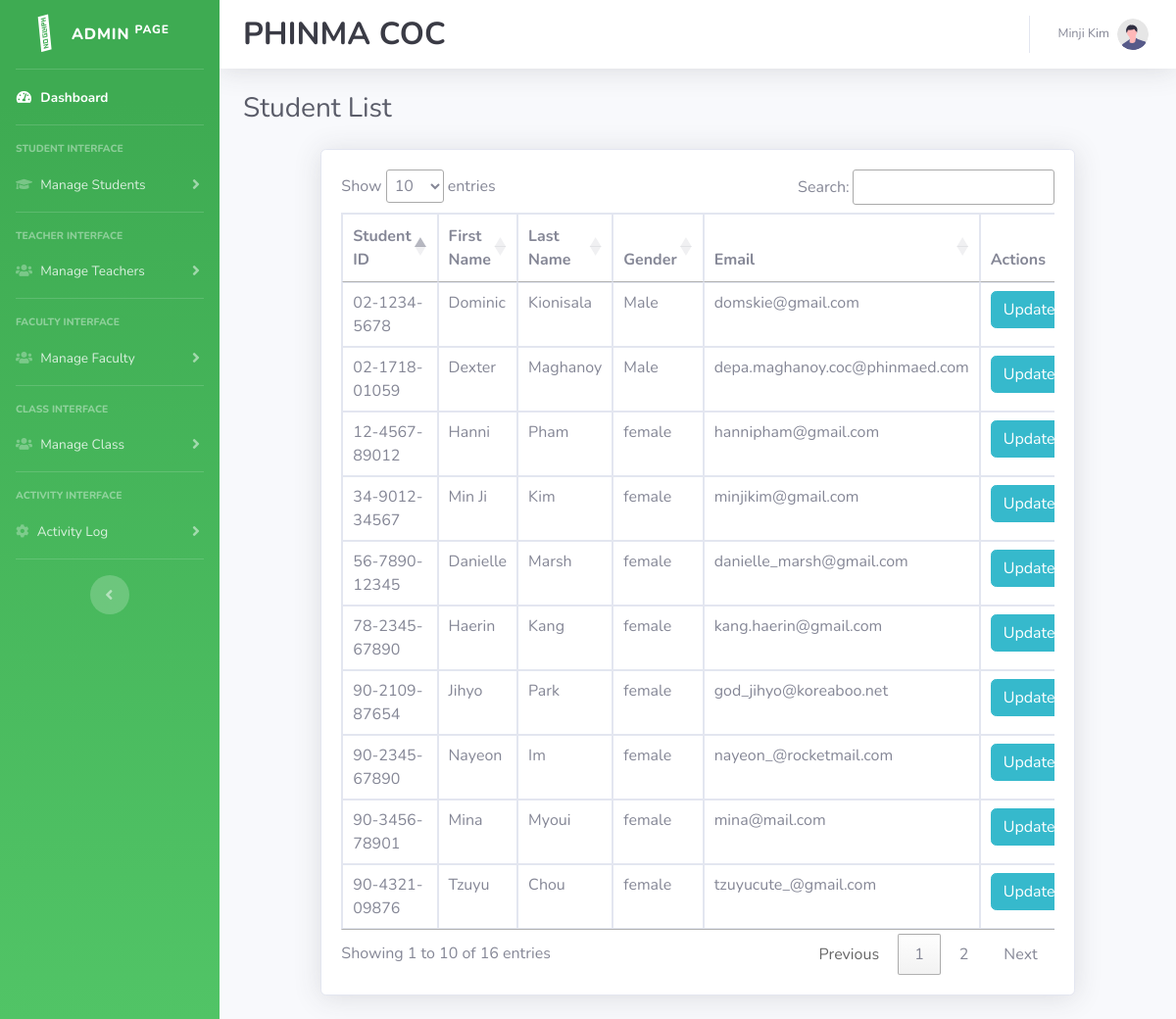
The page /admin/studentlist.php (signed in) on the database as committed earlier.
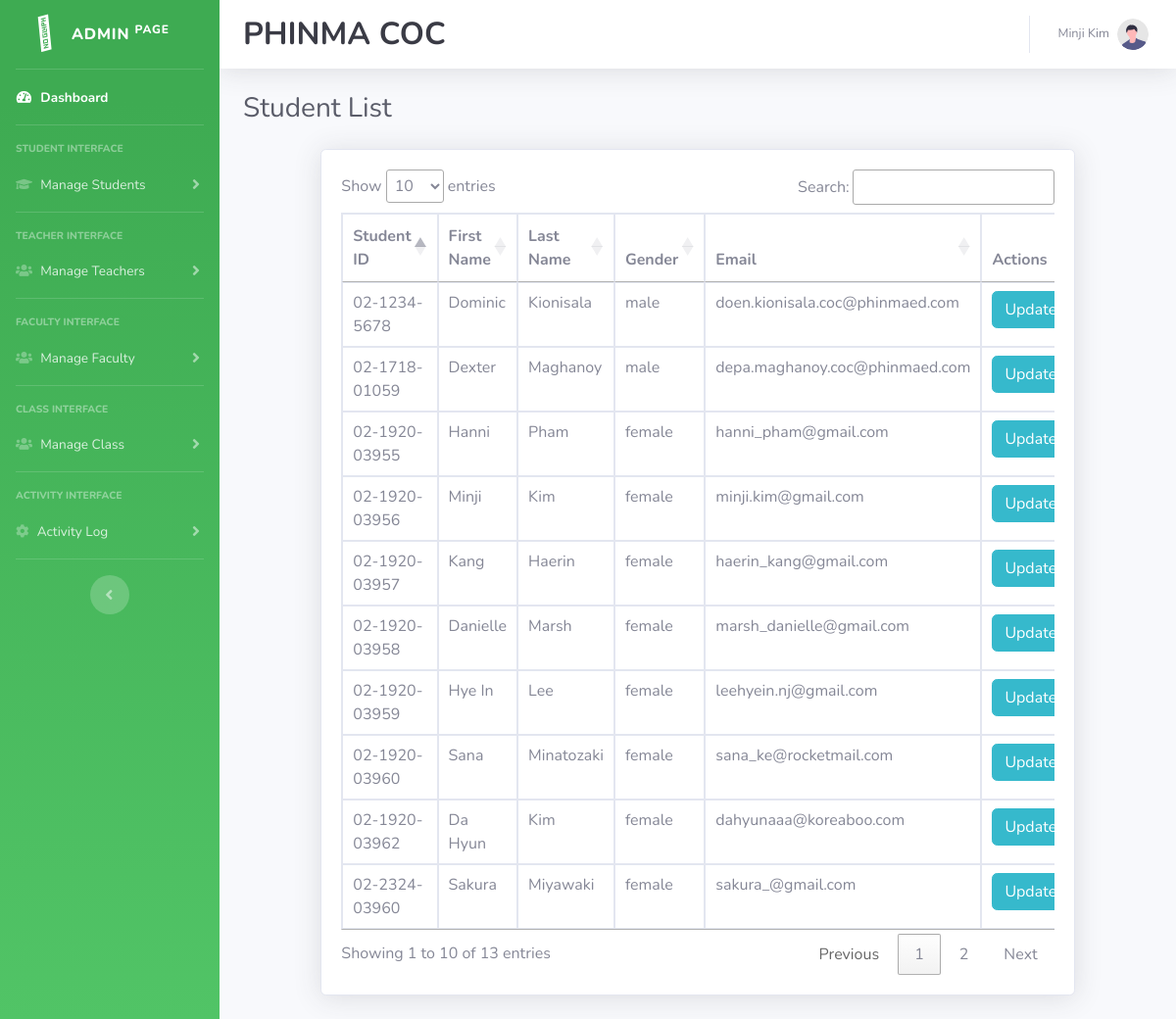
The same page on the database as committed later.
### tables this page shows
CREATE TABLE `tbl_students` (
  `id` varchar(50) NOT NULL,
  `firstname` varchar(50) NOT NULL,
  `lastname` varchar(50) NOT NULL,
  `gender` varchar(20) NOT NULL,
  `email` varchar(128) NOT NULL,
  `password` varchar(128) NOT NULL,
  `image` varchar(100) NOT NULL,
  `isActive` varchar(50) NOT NULL
);

### admin/studentlist.php (the view, shortened to what this page needs)
<?php
require('../includes/connection.php');
$query = "SELECT * FROM tbl_students";
$stmt = $conn->prepare($query);
$stmt->execute();
$students = $stmt->fetchAll(PDO::FETCH_ASSOC);
?>
<!DOCTYPE html>
<html lang="en">
<head>
    <link href="vendor/fontawesome-free/css/all.min.css" rel="stylesheet" type="text/css">
    <link href="css/sb-admin-2.min.css" rel="stylesheet">
    <link rel="stylesheet" type="text/css" href="https://cdn.datatables.net/1.13.7/css/jquery.dataTables.min.css">
</head>
<body id="page-top">
    <div id="wrapper">
        <?php
        include('includes/sidebar.php');
        ?>
        <div id="content-wrapper" class="d-flex flex-column">
            <div id="content">
                <?php
                include('includes/topbar.php');
                ?>
                <div class="container-fluid">
                    <div class="d-sm-flex align-items-center justify-content-between mb-4">
                        <h1 class="h3 mb-0 text-gray-800">Student List</h1>
                    </div>
                    <div class="row">
                        <div class="col-xl-10 col-lg-8 mx-auto">
                            <div class="card shadow mb-4">
                                <div class="card-body ">
                                    <div class="table-responsive ">
                                        <table class="table table-bordered" id="studentTable">
                                            <thead>
                                                <tr>
                                                    <th>Student ID</th>
                                                    <th>First Name</th>
                                                    <th>Last Name</th>
                                                    <th>Gender</th>
                                                    <th>Email</th>
                                                    <th>Actions</th>
                                                </tr>
                                            </thead>
                                            <tbody>
                                                <?php foreach ($students as $student): ?>
                                                    <tr>
                                                        <td>
                                                            <?php echo $student['id']; ?>
                                                        </td>
                                                        <td>
                                                            <?php echo $student['firstname']; ?>
                                                        </td>
                                                        <td>
                                                            <?php echo $student['lastname']; ?>
                                                        </td>
                                                        <td>
                                                            <?php echo $student['gender']; ?>
                                                        </td>
                                                        <td>
                                                            <?php echo $student['email']; ?>
                                                        </td>
                                                        <td>
                                                            <button type="button" class="btn btn-info" data-toggle="modal"
                                                                data-target="#updateStudentModal"
                                                                data-student-id="<?php echo $student['id'] ?>"
                                                                onclick="loadAndUpdateStudentData(this.getAttribute('data-student-id'))">Update</button>
                                                        </td>
                                                    </tr>
                                                <?php endforeach; ?>
                                            </tbody>
                                        </table>
                                    </div>
                                </div>
                            </div>
                        </div>
                    </div>
                </div>
            </div>
        </div>
    </div>
</body>
</html>

Rows that differ between the two databases and show on the page:
removed tbl_students: id "12-4567-89012", firstname "Hanni", lastname "Pham", gender "female", email "hannipham@gmail.com"
removed tbl_students: id "34-9012-34567", firstname "Min Ji", lastname "Kim", gender "female", email "minjikim@gmail.com"
removed tbl_students: id "56-7890-12345", firstname "Danielle", lastname "Marsh", gender "female", email "danielle_marsh@gmail.com"
removed tbl_students: id "78-2345-67890", firstname "Haerin", lastname "Kang", gender "female", email "kang.haerin@gmail.com"
removed tbl_students: id "90-2109-87654", firstname "Jihyo", lastname "Park", gender "female", email "god_jihyo@koreaboo.net"
removed tbl_students: id "90-2345-67890", firstname "Nayeon", lastname "Im", gender "female", email "nayeon_@rocketmail.com"
removed tbl_students: id "90-3456-78901", firstname "Mina", lastname "Myoui", gender "female", email "mina@mail.com"
removed tbl_students: id "90-4321-09876", firstname "Tzuyu", lastname "Chou", gender "female", email "tzuyucute_@gmail.com"
changed tbl_students "Dominic": gender "Male" → "male"; email "domskie@gmail.com" → "doen.kionisala.coc@phinmaed.com"
changed tbl_students "Dexter": gender "Male" → "male"
added tbl_students: id "02-1920-03955", firstname "Hanni", lastname "Pham", gender "female", email "hanni_pham@gmail.com"
added tbl_students: id "02-1920-03956", firstname "Minji", lastname "Kim", gender "female", email "minji.kim@gmail.com"
added tbl_students: id "02-1920-03957", firstname "Kang", lastname "Haerin", gender "female", email "haerin_kang@gmail.com"
added tbl_students: id "02-1920-03958", firstname "Danielle", lastname "Marsh", gender "female", email "marsh_danielle@gmail.com"
added tbl_students: id "02-1920-03959", firstname "Hye In", lastname "Lee", gender "female", email "leehyein.nj@gmail.com"
added tbl_students: id "02-1920-03960", firstname "Sana", lastname "Minatozaki", gender "female", email "sana_ke@rocketmail.com"
added tbl_students: id "02-1920-03962", firstname "Da Hyun", lastname "Kim", gender "female", email "dahyunaaa@koreaboo.com"
added tbl_students: id "02-2324-03960", firstname "Sakura", lastname "Miyawaki", gender "female", email "sakura_@gmail.com"
Other text that changed with them:
text written by a page script: "Show entries Search: Showing 1 to 10 of 16 entries Previous 1 2 Next" → "Show entries Search: Showing 1 to 10 of 13 entries Previous 1 2 Next"
